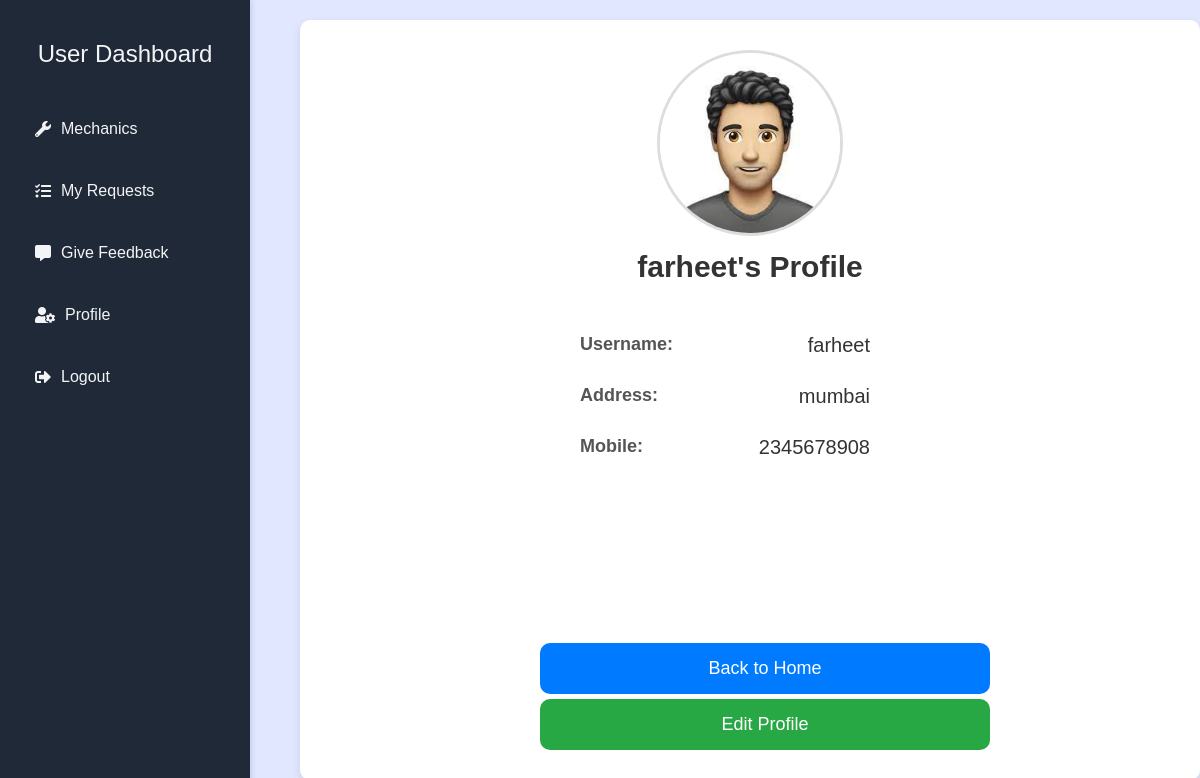
The app's page /user/profile/ (signed in) with its own data.
### mechanic/models.py (models this page shows)
class Customer(models.Model):
    user=models.OneToOneField(User,on_delete=models.CASCADE)
    profile_pic=models.ImageField(upload_to='profile_pic/CustomerProfilePic/',null=True,blank=True)
    mechanic = models.ForeignKey(Mechanic, on_delete=models.CASCADE,null=True)  # This creates a relation to Mechanic
    address=models.CharField(max_length=40)
    mobile=models.CharField(max_length=20,null=False)

### mechanic/views.py (the view)
# urls.py: path('user/profile/', views.user_profile, name='user_profile'),
@login_required
def user_profile(request):
    try:
        customer = Customer.objects.get(user=request.user)
    except Customer.DoesNotExist:
        customer = None
    return render(request, 'user_profile.html', {'customer': customer})

### templates/user_profile.html (shortened to what this page needs)
<!DOCTYPE html>
<html lang="en">
<head>
    <link rel="stylesheet" href="https://cdnjs.cloudflare.com/ajax/libs/font-awesome/5.15.4/css/all.min.css">
</head>
<body>
    <div class="sidebar">
        <h2>User Dashboard</h2>
        <a href="{% url 'userdashboard_mechanics' %}"><i class="fas fa-wrench"></i> Mechanics</a>
        <a href="{% url 'my_requests' %}"><i class="fas fa-tasks"></i> My Requests</a>
        <a href="{% url 'user_feedback' %}"><i class="fas fa-comment-alt"></i> Give Feedback</a>
        <a href="{% url 'user_profile' %}"><i class="fas fa-user-cog"></i> Profile</a>
        <a href="{% url 'index' %}"><i class="fas fa-sign-out-alt"></i> Logout</a>
    </div>
    <div class="container">
        <div class="header">
            {% if customer.profile_pic %}
                <img src="{{ customer.profile_pic.url }}" alt="Profile Picture">
            {% else %}
                <img src="https://via.placeholder.com/120" alt="Default Profile Picture">
            {% endif %}
            <h1>{{ customer.user.username }}'s Profile</h1>
        </div>
        <div class="profile-details">
            <div class="item">
                <strong>Username:</strong>
                <p>{{ customer.user.username }}</p>
            </div>
            <div class="item">
                <strong>Address:</strong>
                <p>{{ customer.address }}</p>
            </div>
            <div class="item">
                <strong>Mobile:</strong>
                <p>{{ customer.mobile }}</p>
            </div>
        </div>
        <a href="/" class="btn">Back to Home</a>
        <a href="{% url 'update_user_profile' %}" class="btn btn-edit">Edit Profile</a>
    </div>
</body>
</html>

### templates/user_profile.html (style rules this page uses)
body { font-family: 'Arial', sans-serif; margin: 0; padding: 0; display: flex; flex-direction: column; background-color: #e0e7ff; background-image: url("../static/images/vehicle-assistance.jpg"); background-size: cover; background-position: center; height: 100vh; }
.sidebar { width: 210px; background: #1f2937; color: #f3f4f6; padding: 20px; height: 100vh; position: fixed; box-shadow: 2px 0 5px rgba(0, 0, 0, 0.1); display: flex; flex-direction: column; }
.sidebar h2 { text-align: center; margin-bottom: 30px; font-weight: normal; color: #f3f4f6; }
.sidebar a { color: #f3f4f6; text-decoration: none; display: flex; align-items: center; padding: 12px 15px; margin: 10px 0; border-radius: 5px; transition: background 0.3s, padding-left 0.3s; }
.sidebar a i { margin-right: 10px; }
.container { margin-left: 300px; max-width: 950px; margin-top: 20px; margin-bottom: 20px; display: flex; flex-direction: column; background: #fff; padding: 30px; border-radius: 10px; box-shadow: 0 4px 10px rgba(0, 0, 0, 0.1); height: calc(100vh - 60px); overflow-y: auto; }
.header { text-align: center; margin-bottom: 20px; }
.header img { width: 180px; height: 180px; border-radius: 50%; object-fit: cover; border: 3px solid #ddd; }
.header h1 { margin: 10px 0; font-size: 30px; color: #333; }
.profile-details { margin-top: 20px; flex-grow: 1; }
.profile-details .item { display: flex; justify-content: space-between; margin-bottom: 20px; }
.profile-details .item strong { font-size: 18px; color: #555; margin-bottom: 10px; margin-left: 250px; }
.profile-details .item p { font-size: 20px; color: #333; margin: 0; text-align: center; margin-right: 300px; }
.btn { display: block; width: 50%; text-align: center; padding: 15px; background-color: #007bff; color: #fff; text-decoration: none; border-radius: 10px; margin-top: auto; font-size: 18px; margin-top: 5px; margin-left: 210px; gap: 15px; }
.btn-edit { background-color: #28a745; }

### records on screen
Customer: profile_pic (picture), user.username "farheet", address "mumbai", mobile "2345678908"
